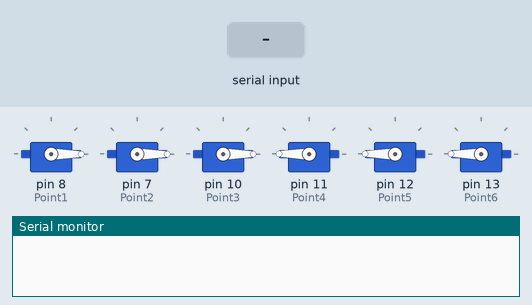
Recording of a sketch running on a simulated Arduino Uno, built with avr-gcc and run on an emulated ATmega328P. On the bench: 6 × servo, the last lines printed to the serial monitor. Inputs (shaded band) come from the test bench.

Above: at 1.2 s.
1.3 s: "a" received over Serial
At 2.5 s:
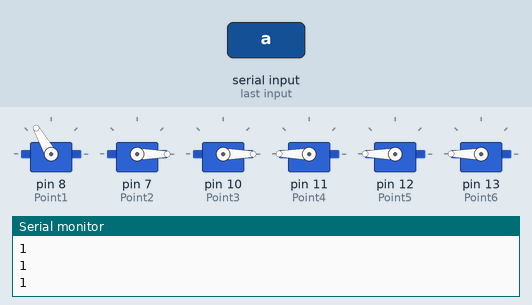
2.8 s: "b" received over Serial
At 3.7 s:
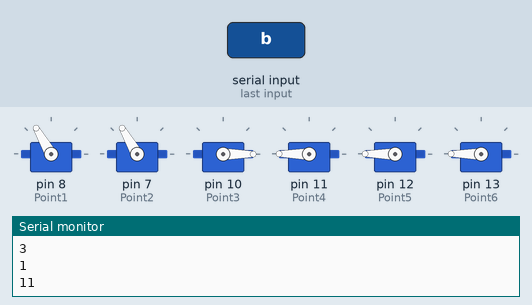
4.9 s: "c" received over Serial
At 6.5 s:
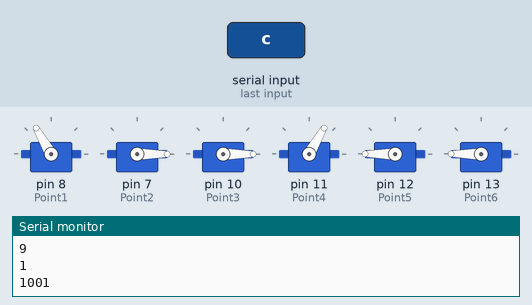
6.9 s: "d" received over Serial
At 8.0 s:
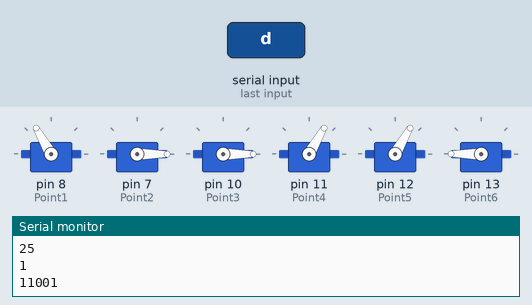
8.9 s: "e" received over Serial
At 10.0 s:
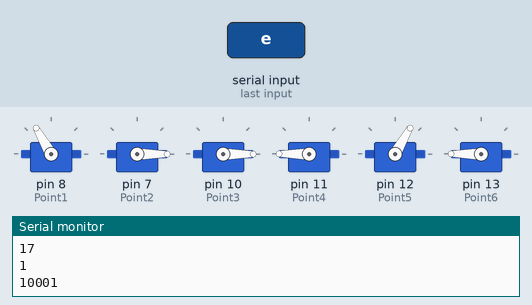
10.8 s: "g" received over Serial
At 12.3 s:
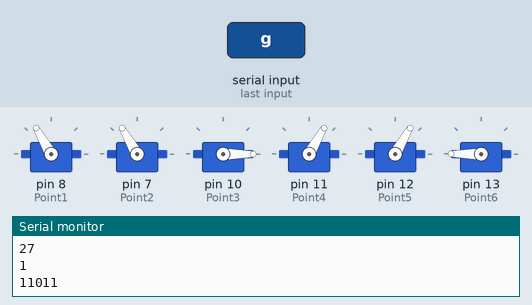
Timing chart, 0 to 13.8 s (numbered marks = the images above; inputs shaded):
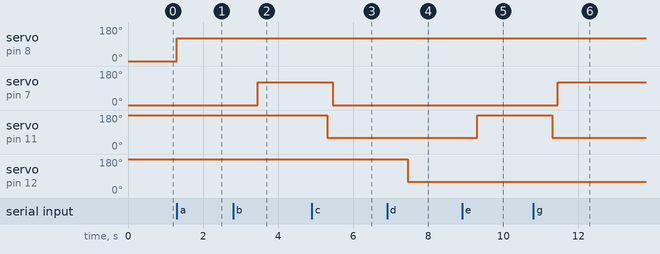

Measured:
- after the input at 1.3 s, servo on pin 8 (Point1): 0° → 120° at once
- after the input at 2.8 s, servo on pin 7 (Point2): 0° → 120° after 0.65 s
- after the input at 4.9 s, servo on pin 7 (Point2): 120° → 0° after 0.55 s; servo on pin 11 (Point4): 180° → 60° after 0.40 s
- after the input at 6.9 s, servo on pin 12 (Point5): 180° → 60° after 0.55 s
- after the input at 8.9 s, servo on pin 11 (Point4): 60° → 180° after 0.40 s
- after the input at 10.8 s, servo on pin 7 (Point2): 0° → 120° after 0.66 s; servo on pin 11 (Point4): 180° → 60° after 0.51 s

The sketch:

Codigo.ino
```cpp
#include <Servo.h>

Servo Point1;
Servo Point2;
Servo Point3;
Servo Point4;
Servo Point5;
Servo Point6;

char Imp;

int inicio123 = 0;
int inicio456 = 180;
int cambio = 120;

int ON123 = inicio123 + cambio;
int OFF123 =  inicio123;
int ON456 = inicio456 - cambio;
int OFF456 = inicio456;

int DecCodified;
int Codified;
int Antes1;
int Antes2;
int Antes3;
int Antes4;
int Antes5;
int Antes6;
int Ahora1;
int Ahora2;
int Ahora3;
int Ahora4;
int Ahora5;
int Ahora6;
int bin;
int binario1;
int binario2;
int binario;

int completeTime = 2000;
int defaultTime = 50;
int servozTime = 150;
int extraTime = completeTime-(defaultTime+servozTime*3);

void setup() {
  // put your setup code here, to run once:
  Point1.attach(8);
  Point2.attach(7);
  Point3.attach(10);
  Point4.attach(11);
  Point5.attach(12);
  Point6.attach(13);
  Point1.write(OFF123);
  Point2.write(OFF123);
  Point3.write(OFF123);
  Point4.write(OFF456);
  Point5.write(OFF456);
  Point6.write(OFF456);
  Ahora1=0;
  Ahora2=0;
  Ahora3=0;
  Ahora4=0;
  Ahora5=0;
  Ahora6=0;
  Serial.begin(9600);
}


void loop() {
  // put your main code here, to run repeatedly:
  //if (Serial.available()) {
  //  Imp = Serial.read();
  //  ImpLetra(Imp);
  //  Serial.println(Imp);
  //  delay(1000);
  //}
  /*
  Imp = 'h'; Serial.println(Imp);
  DecCodified = LetraBin(Imp); Serial.println(DecCodified);
  int Ultimo;
  Codified = num2bin(DecCodified);
  DecCodified = DecCodified%2; Serial.println(DecCodified);
  Ultimo = num2binF(DecCodified); Serial.println(String(Codified*10+Ultimo));
  Antes1 = Ahora1; Antes2 = Ahora2; Antes3 = Ahora3; Antes4 = Ahora4; Antes5 = Ahora5; Antes6 = Ahora6;
  Ahora2 = Codified%10; Codified=(Codified-Codified%10)/10;
  Ahora3 = Codified%10; Codified=(Codified-Codified%10)/10;
  Ahora4 = Codified%10; Codified=(Codified-Codified%10)/10;
  Ahora5 = Codified%10; Codified=(Codified-Codified%10)/10;
  Ahora6 = Codified%10; Codified=(Codified-Codified%10)/10;
  Ahora1 = Ultimo;
  Eficientar(Ahora1,Ahora2,Ahora3,Ahora4,Ahora5,Ahora6,Antes1,Antes2,Antes3,Antes4,Antes5,Antes6);
  delay(extraTime+defaultTime);

  Imp = 'o'; Serial.println(Imp);
  DecCodified = LetraBin(Imp); Serial.println(DecCodified);
  Ultimo = 0;
  Codified = num2bin(DecCodified);
  DecCodified = DecCodified%2; Serial.println(DecCodified);
  Ultimo = num2binF(DecCodified); Serial.println(String(Codified*10+Ultimo));
  Antes1 = Ahora1; Antes2 = Ahora2; Antes3 = Ahora3; Antes4 = Ahora4; Antes5 = Ahora5; Antes6 = Ahora6;
  Ahora2 = Codified%10; Codified=(Codified-Codified%10)/10;
  Ahora3 = Codified%10; Codified=(Codified-Codified%10)/10;
  Ahora4 = Codified%10; Codified=(Codified-Codified%10)/10;
  Ahora5 = Codified%10; Codified=(Codified-Codified%10)/10;
  Ahora6 = Codified%10; Codified=(Codified-Codified%10)/10;
  Ahora1 = Ultimo;
  Eficientar(Ahora1,Ahora2,Ahora3,Ahora4,Ahora5,Ahora6,Antes1,Antes2,Antes3,Antes4,Antes5,Antes6);
  delay(extraTime+defaultTime);

  Imp = 'l'; Serial.println(Imp);
  DecCodified = LetraBin(Imp); Serial.println(DecCodified);
  Ultimo = 0;
  Codified = num2bin(DecCodified);
  DecCodified = DecCodified%2; Serial.println(DecCodified);
  Ultimo = num2binF(DecCodified); Serial.println(String(Codified*10+Ultimo));
  Antes1 = Ahora1; Antes2 = Ahora2; Antes3 = Ahora3; Antes4 = Ahora4; Antes5 = Ahora5; Antes6 = Ahora6;
  Ahora2 = Codified%10; Codified=(Codified-Codified%10)/10;
  Ahora3 = Codified%10; Codified=(Codified-Codified%10)/10;
  Ahora4 = Codified%10; Codified=(Codified-Codified%10)/10;
  Ahora5 = Codified%10; Codified=(Codified-Codified%10)/10;
  Ahora6 = Codified%10; Codified=(Codified-Codified%10)/10;
  Ahora1 = Ultimo;
  Eficientar(Ahora1,Ahora2,Ahora3,Ahora4,Ahora5,Ahora6,Antes1,Antes2,Antes3,Antes4,Antes5,Antes6);
  delay(extraTime+defaultTime);

  Imp = 'a'; Serial.println(Imp);
  DecCodified = LetraBin(Imp); Serial.println(DecCodified);
  Ultimo = 0;
  Codified = num2bin(DecCodified);
  DecCodified = DecCodified%2; Serial.println(DecCodified);
  Ultimo = num2binF(DecCodified); Serial.println(String(Codified*10+Ultimo));
  Antes1 = Ahora1; Antes2 = Ahora2; Antes3 = Ahora3; Antes4 = Ahora4; Antes5 = Ahora5; Antes6 = Ahora6;
  Ahora2 = Codified%10; Codified=(Codified-Codified%10)/10;
  Ahora3 = Codified%10; Codified=(Codified-Codified%10)/10;
  Ahora4 = Codified%10; Codified=(Codified-Codified%10)/10;
  Ahora5 = Codified%10; Codified=(Codified-Codified%10)/10;
  Ahora6 = Codified%10; Codified=(Codified-Codified%10)/10;
  Ahora1 = Ultimo;
  Eficientar(Ahora1,Ahora2,Ahora3,Ahora4,Ahora5,Ahora6,Antes1,Antes2,Antes3,Antes4,Antes5,Antes6);
  delay(extraTime+defaultTime);

  Imp = ' '; Serial.println(Imp);
  DecCodified = LetraBin(Imp); Serial.println(DecCodified);
  Ultimo = 0;
  Codified = num2bin(DecCodified);
  DecCodified = DecCodified%2; Serial.println(DecCodified);
  Ultimo = num2binF(DecCodified); Serial.println(String(Codified*10+Ultimo));
  Antes1 = Ahora1; Antes2 = Ahora2; Antes3 = Ahora3; Antes4 = Ahora4; Antes5 = Ahora5; Antes6 = Ahora6;
  Ahora2 = Codified%10; Codified=(Codified-Codified%10)/10;
  Ahora3 = Codified%10; Codified=(Codified-Codified%10)/10;
  Ahora4 = Codified%10; Codified=(Codified-Codified%10)/10;
  Ahora5 = Codified%10; Codified=(Codified-Codified%10)/10;
  Ahora6 = Codified%10; Codified=(Codified-Codified%10)/10;
  Ahora1 = Ultimo;
  Eficientar(Ahora1,Ahora2,Ahora3,Ahora4,Ahora5,Ahora6,Antes1,Antes2,Antes3,Antes4,Antes5,Antes6);
  delay(extraTime+defaultTime);
  */
  if (Serial.available()) {
    Imp = Serial.read();
    Serial.println(Imp);
    DecCodified = LetraBin(Imp);
    Serial.println(DecCodified);
    int Ultimo;
    Codified = num2bin(DecCodified);
    DecCodified = DecCodified%2;
    Serial.println(DecCodified);
    Ultimo = num2binF(DecCodified);
    Serial.println(String(Codified*10+Ultimo));
    Antes1 = Ahora1;
    Antes2 = Ahora2;
    Antes3 = Ahora3;
    Antes4 = Ahora4;
    Antes5 = Ahora5;
    Antes6 = Ahora6;
    Ahora2 = Codified%10;
    Codified=(Codified-Codified%10)/10;
    Ahora3 = Codified%10;
    Codified=(Codified-Codified%10)/10;
    Ahora4 = Codified%10;
    Codified=(Codified-Codified%10)/10;
    Ahora5 = Codified%10;
    Codified=(Codified-Codified%10)/10;
    Ahora6 = Codified%10;
    Codified=(Codified-Codified%10)/10;
    Ahora1 = Ultimo;

    Eficientar(Ahora1,Ahora2,Ahora3,Ahora4,Ahora5,Ahora6,Antes1,Antes2,Antes3,Antes4,Antes5,Antes6);
    delay(extraTime);
  }
  delay(defaultTime);

}

int LetraBin(char letra){
  switch(letra){
    case 'a':
      bin=1;
      break;
    case 'b':
      bin=3;
      break;
    case 'c':
      bin=9;
      break;
    case 'd':
      bin=25;
      break;
    case 'e':
      bin=17;
      break;
    case 'f':
      bin=11;
      break;
    case 'g':
      bin=27;
      break;
    case 'h':
      bin=19;
      break;
    case 'i':
      bin=10;
      break;
    case 'j':
      bin=26;
      break;
    case 'k':
      bin=5;
      break;
    case 'l':
      bin=7;
      break;
    case 'm':
      bin=13;
      break;
    case 'n':
      bin=29;
      break;
    case 'o':
      bin=21;
      break;
    case 'p':
      bin=15;
      break;
    case 'q':
      bin=31;
      break;
    case 'r':
      bin=23;
      break;
    case 's':
      bin=14;
      break;
    case 't':
      bin=30;
      break;
    case 'u':
      bin=37;
      break;
    case 'v':
      bin=39;
      break;
    case 'w':
      bin=58;
      break;
    case 'x':
      bin=45;
      break;
    case 'y':
      bin=61;
      break;
    case 'z':
      bin=53;
      break;
    case ' ':
      bin=0;
      break;
    default:
      bin=0;
      break;
  }
  return bin;
}

int num2bin(int number){
  binario1 = 0;
  binario2 = 0;
  if (number>=32){
    binario1=binario1+1;
    number=number-32;
  }
  binario1=binario1*10;
  if (number>=16){
    binario1=binario1+1;
    number=number-16;
  }
  binario1=binario1*10;
  if (number>=8){
    binario1=binario1+1;
    number=number-8;
  }
  if (number>=4){
    binario2=binario2+1;
    number=number-4;
  }
  binario2=binario2*10;
  if (number>=2){
    binario2=binario2+1;
    number=number-2;
  }
  binario=binario1*100+binario2;
  return binario;
}

int num2binF(int number){
  int binarioLast=0;
  if (number>=1){
    binarioLast=binarioLast+1;
  }
  return binarioLast;
}

void Eficientar(int Ahora12,int Ahora22,int Ahora32,int Ahora42,int Ahora52,int Ahora62,int Antes12,int Antes22,int Antes32,int Antes42,int Antes52,int Antes62){
  if(Ahora12 != Antes12){
    if(Ahora12==1){
      Point1.write(ON123);
    }else{
      Point1.write(OFF123);
    }
  }
  if(Ahora42 != Antes42){
    if(Ahora42==1){
      Point4.write(ON456);
    }else{
      Point4.write(OFF456);
    }
  }
  delay(servozTime);
  if(Ahora22 != Antes22){
    if(Ahora22==1){
      Point2.write(ON123);
    }else{
      Point2.write(OFF123);
    }
  }
  if(Ahora52 != Antes52){
    if(Ahora52==1){
      Point5.write(ON456);
    }else{
      Point5.write(OFF456);
    }
  }
  delay(servozTime);
  if(Ahora32 != Antes32){
    if(Ahora32==1){
      Point3.write(ON123);
    }else{
      Point3.write(OFF123);
    }
  }
  if(Ahora62 != Antes62){
    if(Ahora62==1){
      Point6.write(ON456);
    }else{
      Point6.write(OFF456);
    }
  }
  delay(servozTime);
}
```
